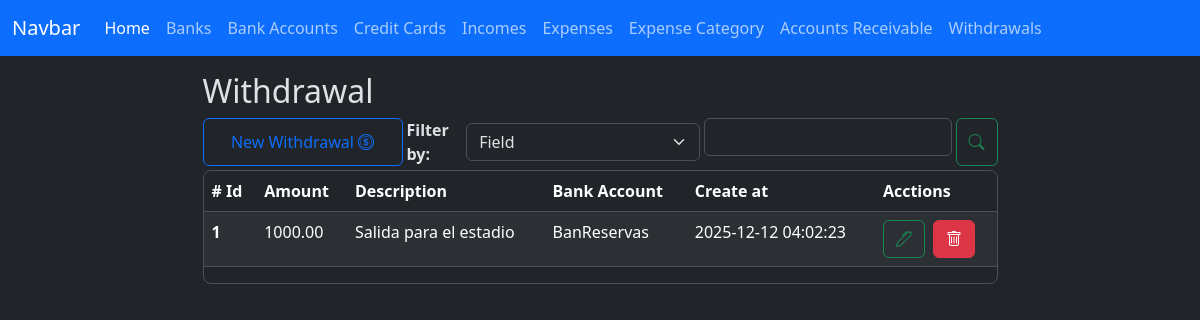
/withdrawals/index, run on an earlier commit of the app's database.
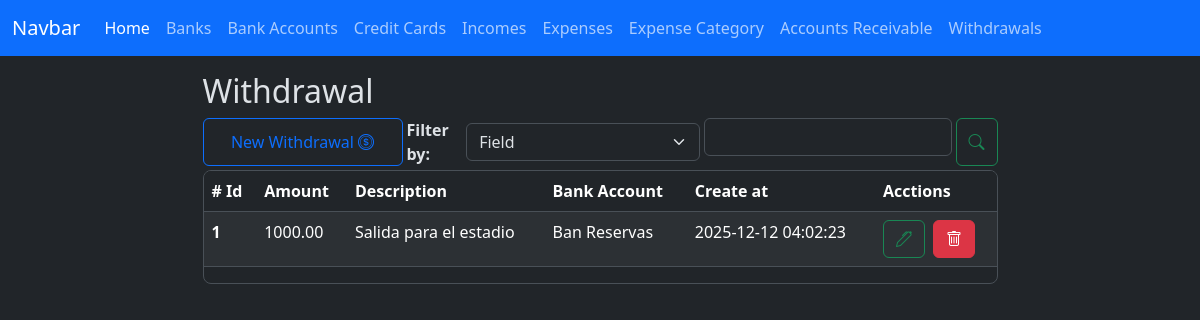
And on a later commit of the database.
### app/models/withdrawal.py (models this page shows, shortened)
class Withdrawal(db.Model):
    __tablename__ = 'withdrawals'
    id = db.Column(db.Integer, primary_key=True)
    amount = db.Column(db.Numeric(10,2), nullable=False, default=0.00)
    description = db.Column(db.String(255))
    code = db.Column(db.String(50), nullable=False)
    bank_account_id = db.Column(db.Integer, db.ForeignKey('bank_accounts.id'))
    created_at = db.Column(db.DateTime(timezone=True), server_default=func.now())
    updated_at = db.Column(db.DateTime(timezone=True), onupdate=func.now())
    bank_account = relationship('BankAccount', back_populates='withdrawals')

### app/models/bank_account.py (models this page shows)
class BankAccount(db.Model):
    __tablename__ = 'bank_accounts'
    id = db.Column(db.Integer, primary_key=True)
    nick_name = db.Column(db.String(120))
    amount_available = db.Column(db.Numeric(10, 2), nullable=False)
    is_active = db.Column(db.Boolean, default=True)
    account_number = db.Column(db.Integer, nullable=True)
    bank_id = db.Column(db.Integer, db.ForeignKey('banks.id'))
    created_at = db.Column(db.DateTime(timezone=True), server_default=func.now())
    updated_at = db.Column(db.DateTime(timezone=True), onupdate=func.now())
    bank = relationship('Bank', back_populates='bank_accounts')
    expenses = relationship('Expense', back_populates='bank_account')
    incomes = relationship('Income', back_populates='bank_account')
    loans = relationship('Loan', back_populates='bank_account')
    loan_payments = relationship('LoanPayment', back_populates='bank_account')
    credit_card_payments = relationship('CreditCardPayment', back_populates='bank_account')
    withdrawals = relationship('Withdrawal', back_populates='bank_account')

### app/routes/withdrawal_routes.py (the view)
@withdrawal_bp.route('index', methods=['GET'])
def index():
    withdrawals = Withdrawal.query.all()
    bank_accounts = BankAccount.query.all()
    context = {
        'withdrawals': withdrawals,
        'bank_accounts': bank_accounts,
    }
    return render_template('withdrawals/index.html', **context)

### app/templates/withdrawals/index.html (shortened to what this page needs)
{% extends 'layout.html' %}
{% block content %}
    <div class="container w-75">
        <h2>Withdrawal</h2>
        <div class="d-flex justify-content-start gap-1 flex-wrap flex-md-nowrap mt-2">
            <button
                type="button"
                id="btn-create-expense-id"
                class="btn btn-outline-primary me-auto me-md-auto w-100 w-md-auto"
                style="max-width: 200px;"
                data-bs-toggle="modal"
                data-bs-target="#create-withdrawal-model"
            >New Withdrawal <i class="bi bi-coin"></i>
            </button>
            <div class="d-flex gap-1 w-100 align-items-center" style="max-width: 320px;">
                <div class="w-md-auto mt-md-0">
                    <label for="" class="fs-6 fw-bold">Filter by: </label>
                </div>
                <div class="w-100 w-md-auto mt-md-0" style="max-width: 250px;">
                    <select class="form-select" id="select-filter-type-id">
                        <option value="field">Field</option>
                    </select>
                </div>
            </div>
            <div class="d-flex gap-1 w-100" style="max-width: 350px;">
                <div class="w-100 w-md-auto mt-md-0">
                    <input type="text" class="form-control" id="filter-input-id">
                </div>
                <button type="button" class="btn btn-outline-success" id="btn-search-id"><i class="bi bi-search"></i></button>
            </div>
        </div>
        <div class="table-responsive overflow-y-auto border rounded-3 mt-1" style="max-height: 457px;">
            <table class="table table-striped  table-hover">
                <thead class="sticky-top">
                    <tr>
                    <th scope="col"># Id</th>
                    <th scope="col">Amount</th>
                    <th scope="col">Description</th>
                    <th scope="col">Bank Account</th>
                    <th scope="col">Create at</th>
                    <th scope="col">Acctions</th>
                    </tr>
                </thead>
                <tbody  id="withdrawals-table-body-id">
                  {% for withdrawal in withdrawals %}
                    <tr>
                        <th scope="row">{{ withdrawal.id }}</th>
                        <td>{{ withdrawal.amount }}</td>
                        <td>{{ withdrawal.description if withdrawal.description else '-'}}</td>
                        <td>{{ withdrawal.bank_account.nick_name }}</td>
                        <td>{{ withdrawal.created_at }}</td>
                        <td>
                            <div class="d-flex gap-2">
                                <button
                                    type="button"
                                    class="btn btn-outline-success"
                                    data-bs-toggle="modal"
                                    data-bs-target="#edit-withdrawal-model"
                                    data-withdrawal-id="{{ withdrawal.id }}"
                                    data-description="{{ withdrawal.description }}"
                                    data-amount="{{ withdrawal.amount }}"
                                    data-bank-account-id="{{ withdrawal.bank_account_id }}"
                                >
                                <i class="bi bi-pen"></i>
                                </button>
                                <a href="{{ url_for('withdrawal.delete', id=withdrawal.id) }}" class="btn btn-danger"><i class="bi bi-trash"></i></a>
                            </div>
                        </td>
                    </tr>
                  {% endfor %}
                </tbody>
            </table>
        </div>
    </div>
<link href="https://cdn.jsdelivr.net/npm/@sweetalert2/theme-dark@5/dark.css" rel="stylesheet">
<link rel="stylesheet" href="https://cdn.jsdelivr.net/npm/flatpickr/dist/flatpickr.min.css">
{% endblock %}

What changed in the data, as far as the page shows it:
changed through a linked row, Withdrawal "Salida para el estadio": bank_account.nick_name "BanReservas" → "Ban Reservas"
